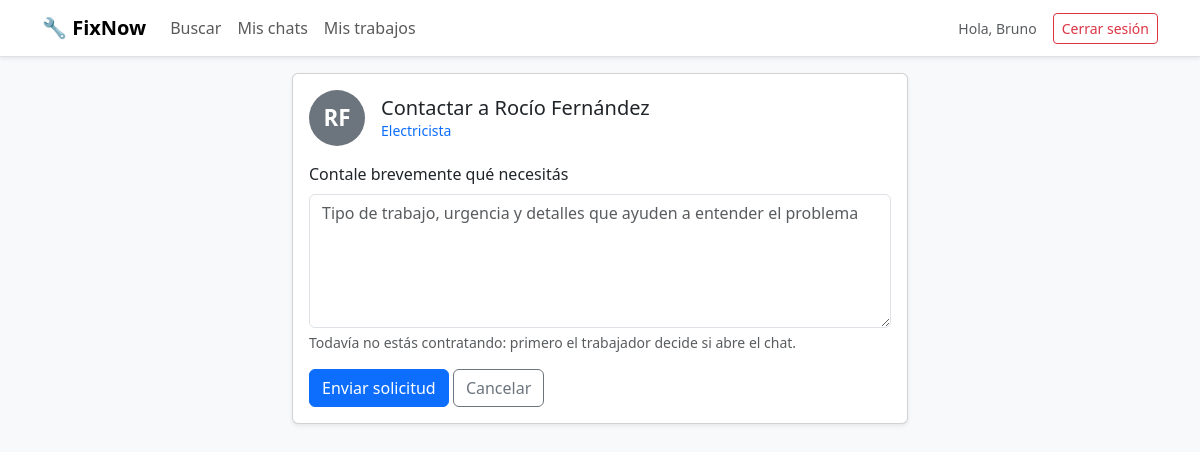
Screenshot of /contactar.php?id=3 (signed in) with the database file from the repository.
### tables this page shows
CREATE TABLE TRABAJADOR (
    id_trabajador       INT AUTO_INCREMENT PRIMARY KEY,
    id_usuario          INT NOT NULL UNIQUE,    
    oficio              VARCHAR(80),
    descripcion         TEXT,
    anios_experiencia   TINYINT,
    estado_habilitacion ENUM('pendiente','habilitado','rechazado') NOT NULL DEFAULT 'pendiente',
    foto_perfil         VARCHAR(255),
     
    motivo_rechazo      VARCHAR(255) NULL,
    FOREIGN KEY (id_usuario) REFERENCES USUARIO(id_usuario) ON DELETE CASCADE
);

CREATE TABLE USUARIO (
    id_usuario     INT AUTO_INCREMENT PRIMARY KEY,
    nombre         VARCHAR(60) NOT NULL,
    apellido       VARCHAR(60) NOT NULL,
    mail           VARCHAR(120) NOT NULL UNIQUE,    
    contrasena     VARCHAR(255) NOT NULL,           
    rol            ENUM('cliente','trabajador','admin') NOT NULL,
    id_localidad   INT,
    fecha_registro DATETIME DEFAULT CURRENT_TIMESTAMP,
    estado         ENUM('activo','pendiente','bloqueado') NOT NULL DEFAULT 'activo',
     
     
    intentos_fallidos TINYINT UNSIGNED NOT NULL DEFAULT 0,
    bloqueado_hasta   DATETIME NULL,
     
    ultimo_acceso     DATETIME NULL,
    FOREIGN KEY (id_localidad) REFERENCES LOCALIDAD(id_localidad)
);

### src/models/Trabajador.php (called while the page is built, shortened)
<?php
class Trabajador
{
    private PDO $pdo;
    public function __construct(PDO $pdo)
    {
        $this->pdo = $pdo;
    }
    public function obtenerPerfilCompleto(int $idTrabajador): ?array
    {
        $sql = "SELECT t.id_trabajador,
                       u.nombre,
                       u.apellido,
                       t.oficio,
                       t.descripcion,
                       t.anios_experiencia,
                       t.foto_perfil,
                       (SELECT GROUP_CONCAT(l.nombre ORDER BY l.nombre SEPARATOR ', ')
                          FROM TRABAJADOR_LOCALIDAD tl
                          JOIN LOCALIDAD l ON l.id_localidad = tl.id_localidad
                         WHERE tl.id_trabajador = t.id_trabajador) AS localidades,
                       (SELECT COUNT(*) FROM SOLICITUD s
                         WHERE s.id_trabajador = t.id_trabajador
                           AND s.confirmado_cliente = TRUE
                           AND s.confirmado_trabajador = TRUE) AS trabajos_completados,
                       (SELECT AVG(c.puntuacion) FROM CALIFICACION c
                         WHERE c.id_trabajador = t.id_trabajador) AS calificacion_promedio,
                       (SELECT COUNT(*) FROM CALIFICACION c
                         WHERE c.id_trabajador = t.id_trabajador) AS cantidad_calificaciones
                  FROM TRABAJADOR t
                  JOIN USUARIO u ON u.id_usuario = t.id_usuario
                 WHERE t.id_trabajador = ?
                   AND t.estado_habilitacion = 'habilitado'
                   AND u.estado = 'activo'
                 LIMIT 1";
        $consulta = $this->pdo->prepare($sql);
        $consulta->execute([$idTrabajador]);
        $fila = $consulta->fetch();
        return $fila ?: null;
    }
}

### public/contactar.php (the view, shortened to what this page needs)
<?php
$idTrabajador = (int) ($_GET['id'] ?? $_POST['id'] ?? 0);
$pdo = Database::getConexion();
$perfil = $idTrabajador > 0 ? (new Trabajador($pdo))->obtenerPerfilCompleto($idTrabajador) : null;
$mensaje = '';
?>
<!DOCTYPE html>
<html lang="es">
<head>
    <link href="https://cdn.jsdelivr.net/npm/bootstrap@5.3.3/dist/css/bootstrap.min.css" rel="stylesheet">
    <link rel="stylesheet" href="assets/css/estilos.css">
</head>
<body class="bg-light">
<?php require __DIR__ . '/../src/views/navbar.php'; ?>
<div class="container pb-5" style="max-width: 640px;">
    <?php if ($perfil === null): ?>
        <div class="alert alert-warning">Este perfil no está disponible.</div>
        <a href="panel_cliente.php" class="btn btn-link px-0">← Volver a la búsqueda</a>
    <?php else: ?>
        <div class="card shadow-sm">
            <div class="card-body">
                <div class="d-flex gap-3 align-items-center mb-3">
                    <?= Vista::avatar($perfil['foto_perfil'], $perfil['nombre'], $perfil['apellido'], 56) ?>
                    <div>
                        <h1 class="h5 mb-0">Contactar a <?= Vista::e($perfil['nombre'] . ' ' . $perfil['apellido']) ?></h1>
                        <div class="text-primary small"><?= Vista::e($perfil['oficio']) ?></div>
                    </div>
                </div>
                <form method="post">
                    <label for="mensaje" class="form-label">Contale brevemente qué necesitás</label>
                    <textarea id="mensaje" name="mensaje" class="form-control" rows="5" maxlength="1000"
                              placeholder="Tipo de trabajo, urgencia y detalles que ayuden a entender el problema"
                              required><?= Vista::e($mensaje) ?></textarea>
                    <div class="form-text mb-3">
                        Todavía no estás contratando: primero el trabajador decide si abre el chat.
                    </div>
                    <button type="submit" class="btn btn-primary">Enviar solicitud</button>
                    <a href="perfil_trabajador.php?id=<?= $idTrabajador ?>" class="btn btn-outline-secondary">Cancelar</a>
                </form>
            </div>
        </div>
    <?php endif; ?>
</div>
</body>
</html>

### src/helpers/Vista.php (shortened to what this page needs)
<?php
class Vista
{
    public static function e(?string $texto): string
    {
        return htmlspecialchars($texto ?? '', ENT_QUOTES, 'UTF-8');
    }
    public static function avatar(?string $foto, string $nombre, string $apellido, int $tamano = 64): string
    {
        $estilo = "width:{$tamano}px;height:{$tamano}px;";
        $iniciales = mb_strtoupper(mb_substr($nombre, 0, 1) . mb_substr($apellido, 0, 1));
        return '<div class="rounded-circle bg-secondary text-white d-flex align-items-center '
             . 'justify-content-center fw-bold" style="' . $estilo . 'font-size:' . ($tamano / 2.5) . 'px;">'
             . self::e($iniciales) . '</div>';
    }
}

### public/assets/css/estilos.css (style rules this page uses)
body { font-family: 'Segoe UI', Roboto, Arial, sans-serif; }

### rows the page displays
trabajador: id_usuario.apellido "RF", id_usuario.apellido "Rocío Fernández", oficio "Electricista"

### other values shown
Vista::e($_SESSION['nombre'] ?? '') "Bruno"
